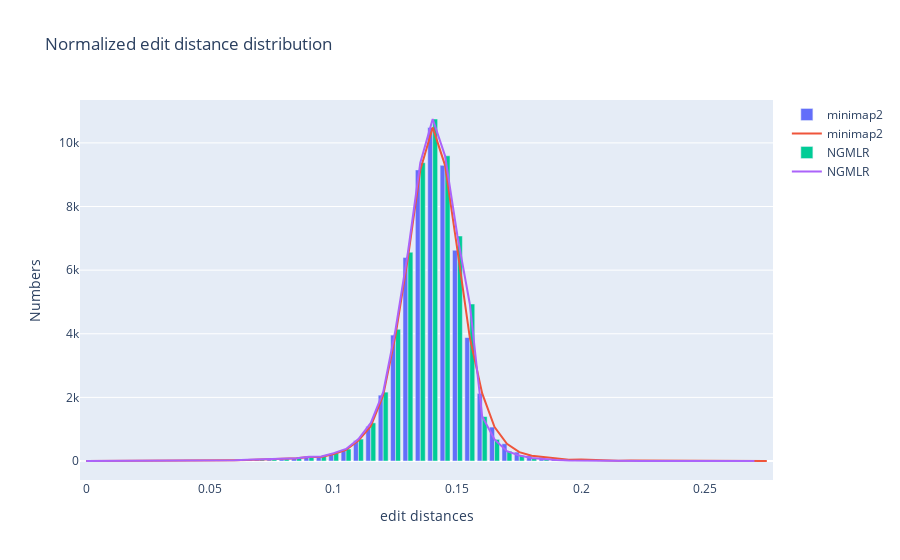

Notebook source saved alongside this figure:
### Code cell
edit_distance_compare(final_edit_distance, minimap2_full_edit_distance, raw_edit_distance)
